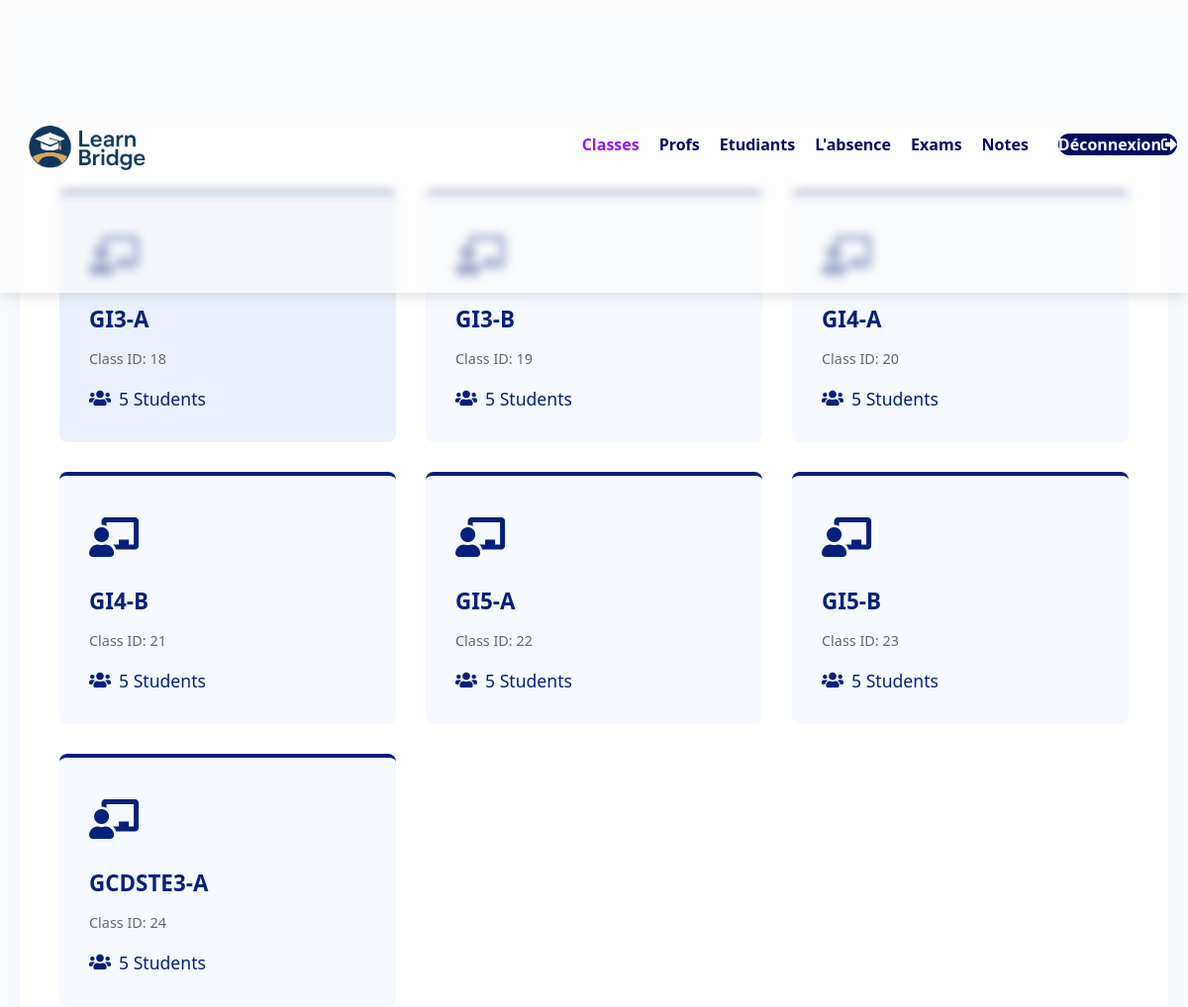
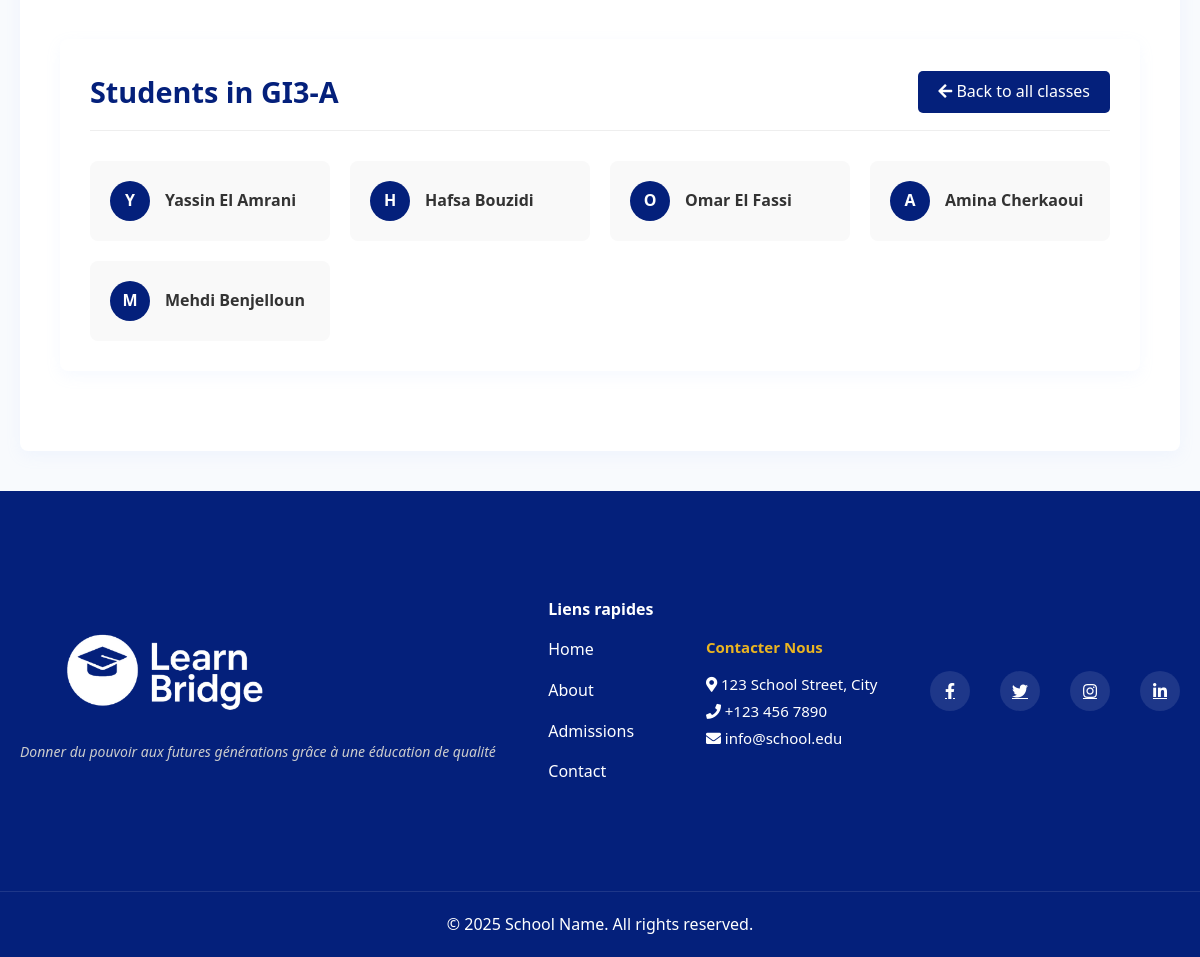
The app's page /app/views/admin/classes.php?class_id=18 with its own data (2 pictures, top to bottom).
### tables this page shows
CREATE TABLE `classes` (
  `id` int(11) NOT NULL,
  `name` varchar(100) NOT NULL,
  `school_id` int(11) DEFAULT NULL,
  `grade` varchar(50) NOT NULL
);

CREATE TABLE `students` (
  `id` int(11) NOT NULL,
  `email` varchar(255) NOT NULL,
  `phone` varchar(15) DEFAULT NULL,
  `school_id` int(11) DEFAULT NULL,
  `full_name` varchar(255) DEFAULT NULL,
  `password` varchar(255) DEFAULT NULL,
  `username` varchar(255) DEFAULT NULL
);

### app/views/admin/classes.php (the view, shortened to what this page needs)
<?php
$conn = new mysqli("localhost", "root", "", "school_db", 3306);
function getClassesWithStudents($conn) {
    $sql = "SELECT c.id, c.name, COUNT(sc.student_id) as student_count
            FROM classes c
            LEFT JOIN student_class sc ON sc.class_id = c.id
            GROUP BY c.id";
    $result = $conn->query($sql);
    $classes = [];
    while ($row = $result->fetch_assoc()) {
        $classes[] = $row;
    }
    return $classes;
}
function getStudentsByClass($conn, $class_id) {
    $sql = "SELECT s.id, s.full_name
            FROM students s
            JOIN student_class sc ON sc.student_id = s.id
            WHERE sc.class_id = ?";
    $stmt = $conn->prepare($sql);
    $stmt->bind_param("i", $class_id);
    $stmt->execute();
    $result = $stmt->get_result();
    $students = [];
    while ($row = $result->fetch_assoc()) {
        $students[] = $row;
    }
    return $students;
}
$classes = getClassesWithStudents($conn);
$selected_class_id = isset($_GET['class_id']) ? (int)$_GET['class_id'] : null;
$selected_class = null;
$students = [];
if ($selected_class_id) {
    foreach ($classes as $class) {
        if ($class['id'] == $selected_class_id) {
            $selected_class = $class;
            break;
        }
    }
    if ($selected_class) {
        $students = getStudentsByClass($conn, $selected_class_id);
    }
}
?>
<!DOCTYPE html>
<html lang="en">
<head>
    <link rel="stylesheet" href="../style.css">
    <link rel="stylesheet" href="https://cdnjs.cloudflare.com/ajax/libs/font-awesome/5.15.3/css/all.min.css">
</head>
<body>
    <nav>
        <div class="logo-container">
            <img src="../images/logo.png" alt="School Logo">
        </div>
        <div class="nav-links">
            <ul>
                <li><a href="classes.php" style="color: rgb(150, 20, 255)">Classes</a></li>
                <li><a href="teacher.php">Profs</a></li>
                <li><a href="students.php">Etudiants</a></li>
                <li><a href="admin_absences.php">L'absence</a></li>
                <li><a href="exams.php">Exams</a></li>
                <li><a href="notes.php">Notes</a></li>
                <li><a href="logout.php" class="login-btn">Déconnexion<i class="fas fa-sign-out-alt"></i></a></li>
            </ul>
        </div>
    </nav>
    <main class="classes-section">
        <div class="classes-header">
            <h1 style="color: aliceblue">Classes Management</h1>
        </div>
        <div class="classes-container">
            <div class="classes-grid">
                <?php foreach ($classes as $class): ?>
                    <a href="classes.php?class_id=<?php echo $class['id']; ?>" class="class-card <?php echo $selected_class_id == $class['id'] ? 'active' : ''; ?>">
                        <div class="class-icon">
                            <i class="fas fa-chalkboard-teacher"></i>
                        </div>
                        <div class="class-name"><?php echo htmlspecialchars($class['name']); ?></div>
                        <div class="class-meta">
                            Class ID: <?php echo $class['id']; ?>
                        </div>
                        <div class="student-count">
                            <i class="fas fa-users"></i>
                            <?php echo $class['student_count']; ?> Students
                        </div>
                    </a>
                <?php endforeach; ?>
            </div>
            <?php if ($selected_class_id): ?>
                <div class="students-container">
                    <div class="students-header">
                        <h2 class="students-title">
                            Students in <?php echo htmlspecialchars($classes[array_search($selected_class_id, array_column($classes, 'id'))]['name']); ?>
                        </h2>
                        <a href="classes.php" class="back-btn">
                            <i class="fas fa-arrow-left"></i> Back to all classes
                        </a>
                    </div>
                    <?php if (!empty($students)): ?>
                        <div class="students-list">
                            <?php foreach ($students as $student): ?>
                                <div class="student-card">
                                    <div class="student-avatar">
                                        <?php echo strtoupper(substr($student['full_name'], 0, 1)); ?>
                                    </div>
                                    <div class="student-name"><?php echo htmlspecialchars($student['full_name']); ?></div>
                                </div>
                            <?php endforeach; ?>
                        </div>
                    <?php else: ?>
                        <p class="no-students">No students found in this class</p>
                    <?php endif; ?>
                </div>
            <?php endif; ?>
        </div>
    </main>
    <footer>
        <div class="footer-content">
            <div class="footer-logo">
                <img src="../images/logo.png" alt="School Logo">
                <p>Donner du pouvoir aux futures générations grâce à une éducation de qualité</p>
            </div>
            <div class="footer-links">
                <h4>Liens rapides</h4>
                <a href="#">Home</a>
                <a href="#">About</a>
                <a href="#">Admissions</a>
                <a href="#">Contact</a>
            </div>
            <div class="footer-contact">
                <h4>Contacter Nous</h4>
                <p><i class="fas fa-map-marker-alt"></i> 123 School Street, City</p>
                <p><i class="fas fa-phone"></i> +123 456 7890</p>
                <p><i class="fas fa-envelope"></i> info@school.edu</p>
            </div>
            <div class="footer-social">
                <a href="#"><i class="fab fa-facebook-f"></i></a>
                <a href="#"><i class="fab fa-twitter"></i></a>
                <a href="#"><i class="fab fa-instagram"></i></a>
                <a href="#"><i class="fab fa-linkedin-in"></i></a>
            </div>
        </div>
        <div class="footer-copyright">
            <p>&copy; <?= date('Y') ?> School Name. All rights reserved.</p>
        </div>
    </footer>
</body>
</html>

### records on screen
classes: name "GI3-A", id "18", student_count "5"
classes: name "GI3-B", id "19", student_count "5"
classes: name "GI4-A", id "20", student_count "5"
classes: name "GI4-B", id "21", student_count "5"
classes: name "GI5-A", id "22", student_count "5"
classes: name "GI5-B", id "23", student_count "5"
classes: name "GCDSTE3-A", id "24", student_count "5"
students: full_name "Y", full_name "Yassin El Amrani"
students: full_name "H", full_name "Hafsa Bouzidi"
students: full_name "O", full_name "Omar El Fassi"
students: full_name "A", full_name "Amina Cherkaoui"
students: full_name "M", full_name "Mehdi Benjelloun"
